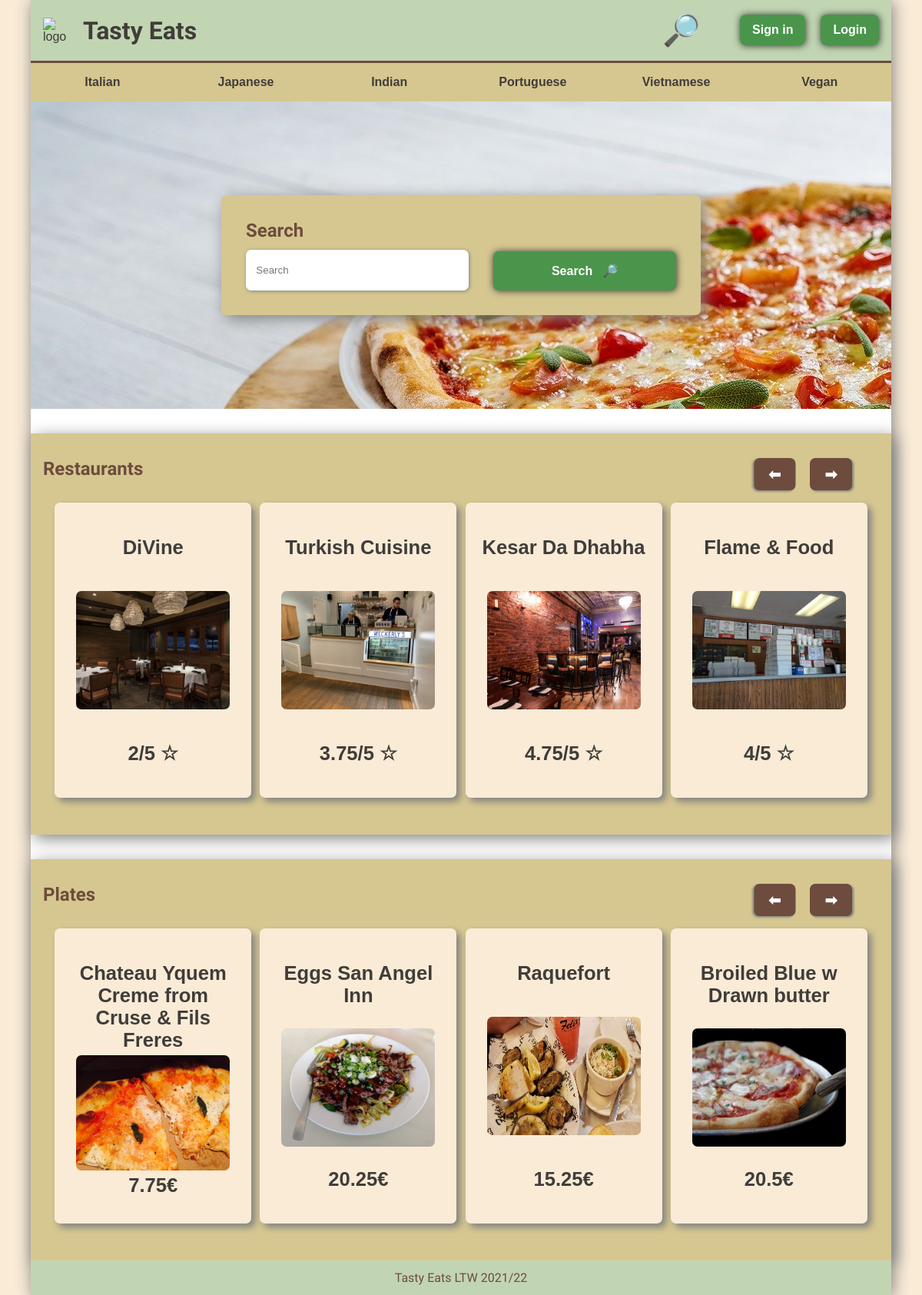
The page / on the database its author committed.
### tables this page shows
CREATE TABLE Restaurant (
	RestaurantID INTEGER PRIMARY KEY,
	Name VARCHAR NOT NULL,
	phone VARCHAR NOT NULL,
	Address VARCHAR NOT NULL,
	Category VARCHAR NOT NULL,
	Description VARCHAR NOT NULL
);

CREATE TABLE Dish (
	DishID INTEGER PRIMARY KEY,
	Name VARCHAR NOT NULL,
	Price VARCHAR NOT NULL,
	Category VARCHAR
);

### index.php (called while the page is built)
<?php
include_once("templates/common.tpt.php");
include_once("templates/plates_carrossel.tpt.php");
include_once("templates/restaurants_carrossel.tpt.php");
include_once("templates/search.tpt.php");
require_once("database/connection.php");
require_once("database/restaurant.class.php");
$db = getDatabaseConnection();
$restaurants = Restaurant::getRandomRestaurants($db, 4);
$dishes = Dish::getRandomDishes($db, 4);
output_header();
drawSearchScreen();
drawRestaurantsCarrossel($db, $restaurants);
drawPlatesCarrossel($dishes);
output_footer();

### database/restaurant.class.php (called while the page is built, shortened)
<?php
class Dish
{
    public function __construct(int $id, string $name, string $price, string $category)
    {
        $this->id = $id;
        $this->name = $name;
        $this->price = $price;
    }
    public static function getRandomDishes(PDO $db, int $limit): array
    {
        $dishes = [];
        $stmt = $db->prepare('
            SELECT *
            FROM Dish
            ORDER BY RANDOM()
            LIMIT ?
        ');
        $stmt->execute(array($limit));
        $arr = $stmt->fetchAll();
        foreach ($arr as $dish) {
            array_push($dishes, new Dish(
                (int)$dish['DishID'],
                $dish['Name'],
                $dish['Price'],
                $dish['Category']
            ));
        }
        return $dishes;
    }
}
class Restaurant
{
    public int $id;
    public function __construct(int $id, string $name, string $address, string $phone, string $category, string $description)
    {
        $this->id = $id;
        $this->name = $name;
        $this->address = $address;
        $this->category = $category;
    }
    public static function getRandomRestaurants(PDO $db, int $limit): array
    {
        $restaurants = [];
        $stmt = $db->prepare('
            SELECT *
            FROM Restaurant
            ORDER BY RANDOM()
            LIMIT ?
        ');
        $stmt->execute(array($limit));
        $arr = $stmt->fetchAll();
        foreach ($arr as $restaurant) {
            array_push($restaurants, new Restaurant(
                (int)$restaurant['RestaurantID'],
                $restaurant['Name'],
                $restaurant['Address'],
                $restaurant['phone'],
                $restaurant['Category'],
                $restaurant['Description']
            ));
        }
        return $restaurants;
    }
    public function getMediumScore(PDO $db): float
    {
        $medium = 0;
        $count = 0;
        $stmt = $db->prepare('
            SELECT Score
            FROM Restaurant LEFT JOIN Review on (Restaurant.RestaurantID = Review.RestaurantID)
            WHERE Restaurant.RestaurantID = ?
        ');
        $stmt->execute(array($this->id));
        $arr = $stmt->fetchAll();
        foreach ($arr as $score) {
            $medium += $score['Score'];
            $count++;
        }
        return (float)number_format((float)$medium / (float)$count, 2, '.', '');
    }
}

### templates/restaurants_carrossel.tpt.php (the view, shortened to what this page needs)
<?php
function drawRestaurantsCarrossel(PDO $db,array $restaurants, bool $showNav = true)
{
?>
    <article class="carrosel container">
        <h2>Restaurants</h2>
        <?php if ($showNav) { ?>
            <div class="carrosel_nav">
                <button style="  transform: scale(-1, 1);">&#10145;</button>
                <button>&#10145;</button>
            </div>
        <?php } ?>
        <div class="img_carrosel">
            <?php foreach ($restaurants as $restaurant) { ?>
                <a href=<?= "restaurant.php?id=" . $restaurant->id ?>>
                    <div class="card_item">
                        <div class="card_face_front">
                            <p><?= $restaurant->name ?></p>
                            <img src="docs/restaurant/<?= $restaurant->id ?>.jpg" width="200" height="154" alt="pizza">
                            <p><?=$restaurant->getMediumScore($db)?>/5 &star;</p>
                        </div>
                        <div class="card_face_back">
                            <p> <?= $restaurant->address ?> </p>
                            <p><?= $restaurant->phone ?></p>
                            <p class="link_button"><?= $restaurant->category  ?></p>
                        </div>
                    </div>
                </a>
            <?php } ?>
        </div>
    </article>
<?php }
?>

### templates/common.tpt.php (shortened to what this page needs)
<?php
function output_header()
{ ?>
    <!DOCTYPE html>
    <html lang="en">
    <head>
        <link rel="stylesheet" href="css/style.css">
        <link rel="stylesheet" href="css/responsive.css">
        <link rel="stylesheet" href="css/cart.css">
        <link rel="stylesheet" href="css/forms.css">
        <link rel="stylesheet" href="css/plate.css">
        <link rel="stylesheet" href="css/restaurant.css">
        <link rel="stylesheet" href="css/user.css">
        <link rel="stylesheet" href="css/perfil_infos.css">
        <link rel="stylesheet" href="css/card_flip.css">
    </head>
    <body>
        <header>
            <a href="index.php"><img src="docs/logo.jpg" width="50" height="50" alt="logo"></a>
            <h1 id="logo_name"><a href="index.php">Tasty Eats</a></h1>
            <span><a id="header_search" href="index.php">&#128270;</a></span>
            <?php if (!isset($_SESSION['user'])) { ?>
                <div id="header_signup">
                    <a class="link_button" href="register.php">Sign in</a>
                    <a class="link_button" href="login.php">Login</a>
                </div>
            <?php } else {
                $user = unserialize($_SESSION['user']);
            ?>
                <span><a id="header_cart" href="cart.php">&#x1f6d2;</a></span>
                <a id="header_avatar" href="user.php"><img src="docs/user.png" alt="logo"></a>
            <?php } ?>
        </header>
        <nav id="navbar">
            <ul>
                <li><a href="index.php">Italian</a></li>
                <li><a href="index.php">Japanese</a></li>
                <li><a href="index.php">Indian</a></li>
                <li><a href="index.php">Portuguese</a></li>
                <li><a href="index.php">Vietnamese</a></li>
                <li><a href="index.php">Vegan</a></li>
            </ul>
        </nav>
        <main>
        <?php } ?>
        <?php
        function output_footer()
        { ?>
        </main>
        <footer>
            <p>Tasty Eats LTW 2021/22</p>
        </footer>
    </body>
    </html>
<?php } ?>

### templates/search.tpt.php (shortened to what this page needs)
<?php
function drawSearchScreen()
{
?>
    <section class="search">
        <form class="container search_box">
            <h2>Search</h2>
            <input type="search" name="search" autofocus placeholder="Search">
            <input type="submit" class="link_button" value="Search   &#128270;">
        </form>
    </section>
<?php } ?>

### templates/plates_carrossel.tpt.php (shortened to what this page needs)
<?php
function drawPlatesCarrossel(array $plates, bool $showNav = true)
{
?>
    <article class="carrosel container">
        <h2>Plates</h2>
        <?php if ($showNav) { ?>
            <div class="carrosel_nav">
                <button style="  transform: scale(-1, 1);">&#10145;</button>
                <button>&#10145;</button>
            </div>
        <?php } ?>
        <div class="img_carrosel">
            <?php foreach ($plates as $dish) { ?>
                <a href=<?= "plate.php?id=" . $dish->id ?>>
                    <div class="card_item">
                        <div class="card_face_front">
                            <p><?= $dish->name ?></p>
                            <img src="docs/food/<?= $dish->id ?>.jpg" width="200" height="154" alt="pizza">
                            <p><?= $dish->price . "€" ?></p>
                        </div>
                        <div class="card_face_back">
                            <p> BACK SIDE INFO </p>
                            <p><?= $dish->price . "$" ?></p>
                        </div>
                    </div>
                </a>
            <?php } ?>
        </div>
    </article>
<?php } ?>

### css/style.css (style rules this page uses)
:root { --accent_color: #4a954b; --light_color: #c1d5b2; --bg_color: #d6c790; --light_bg_color: #faebd7; --title_color: #6d4c3d; --text_color: #403d39; --logo_font: 'Krona One', sans-serif; --header_font: 'Iceberg', cursive; --text_font: Tahoma, Verdana, sans-serif; }
* { margin: 0; padding: 0; }
html { scroll-behavior: smooth; background-color: var(--light_bg_color); }
body { width: 100%; max-width: 70em; margin: 0 auto; box-shadow: 2px 2px 20px grey; background-color: white; }
p, a { color: var(--text_color); font-family: var(--text_font); text-decoration: none; transition: 0.2s ease-out; }
h1, h2, h3, h4, h5, h6 { color: var(--title_color); font-family: var(--header_font); }
header { display: grid; background-color: var(--light_color); grid-template-columns: 0.5fr 9fr 1fr auto auto; grid-template-areas: "logo" "name" "search" "cart" "avatar"; padding: 1em; align-items: center; }
header>h1 a { margin-left: 0.3em; font-family: var(--header_font); }
header a.link_button { padding: 0.7em 1em; margin-left: 1em; }
header a#header_search { font-weight: bolder; font-size: 2.5em; }
#navbar { border-top: 0.2em solid var(--title_color); }
#navbar li { background-color: var(--bg_color); text-align: center; list-style-type: none; padding: 1em 0; font-weight: bold; transition: 0.2s ease-out; }
#navbar li a { color: var(--text_color); font-family: var(--text_font); }
#navbar ul { display: flex; flex-direction: row; }
#navbar li { display: block; flex: 1; }
.search { display: grid; height: 25em; background-image: url("../docs/pizza.jpg"); }
.search_box { display: grid; grid-template-columns: 2; grid-template-rows: 2; margin: auto; padding: 2em; width: 70%; max-width: 35em; }
.search_box input[type="search"] { grid-column: 1; padding: 1.2em 1em; border-radius: 7px; border-width: 0; margin-top: 0.8em; box-shadow: 1px 1px 5px grey; }
.search_box input[type="submit"] { margin-top: 0.8em; grid-column: 2; margin-left: 2em; max-width: 15em; }
footer { padding: 0.8em; text-align: center; background-color: var(--light_color); }
footer>p { font-family: var(--logo_font); color: var(--title_color) }
.container { padding: 2em; background-color: var(--bg_color); box-shadow: 5px 5px 20px grey; border-radius: 7px; }
.link_button { box-shadow: 0.5px 0.5px 10px #333; font-size: 0.7em; padding: 1em 2em; background-color: var(--accent_color); border-radius: 7px; font-size: 1rem; color: white; font-weight: bold; border-width: 0; transition: 0.2s ease-out; }

### css/card_flip.css (style rules this page uses)
.carrosel { display: grid; grid-template-rows: 2; grid-template-columns: 9fr 1fr; padding: 2em 1em; margin-top: 2em; border-radius: 0; }
.img_carrosel { grid-column: 1/3; display: flex; flex: 1 1 40em; flex-wrap: wrap; justify-content: center; gap: 0.3em; }
article .carrosel_nav { display: flex; margin-right: 2.2em; }
article .carrosel_nav button { font-weight: bold; font-size: larger; color: white; border-width: 0; background-color: var(--title_color); padding: 0.5em 1em; margin-left: 1em; border-radius: 7px; box-shadow: 2px 1.5px 3px grey; }
.img_carrosel .card_item img { display: block; border-radius: 7px; margin: auto; }
.img_carrosel .card_item { margin: 1em 0.2em; background-color: var(--light_bg_color); padding: 1em; color: white; width: 14em; height: 22em; display: flex; flex-direction: column; justify-content: center; align-items: center; }
.img_carrosel .card_item p { font-size: 1.6em; font-weight: bold; margin: 0.2em; text-align: center; }
.card_item { grid-column: 1/3; border-radius: 7px; cursor: pointer; transition: 1s ease-in-out; transform-style: preserve-3d; position: relative; box-shadow: 5px 5px 10px grey; }
.card_item>* { position: absolute; height: 80%; width: 90%; overflow: hidden; -webkit-backface-visibility: hidden; backface-visibility: hidden; transition: 1s ease-in-out; display: flex; flex-direction: column; align-items: center; justify-content: space-between; }
.card_face_front { transform: rotateY(0turn); z-index: 2; }
.card_face_back { transform: rotateY(0.5turn); transition: 0s; z-index: 1; }
.card_item .link_button { padding: 0.4em; }

### rows shown on the page
restaurant: Name "DiVine", shows a picture, MediumScore "2", Address "99604 Lee Extension Apt.…", Category "Chinese"
restaurant: Name "Turkish Cuisine", shows a picture, MediumScore "3.75", Address "09939 Jeffrey Passage East…", Category "Polish"
restaurant: Name "Kesar Da Dhabha", shows a picture, MediumScore "4.75", Address "PSC 8452, Box 8722 APO AA…", Category "Vegetarian"
restaurant: Name "Flame & Food", shows a picture, MediumScore "4", Address "USNV Sparks FPO AE 15665", Category "Mediterranean"
dish: Name "Chateau Yquem Creme from Cruse & Fils Freres", shows a picture, Price "7.75"
dish: Name "Eggs San Angel Inn", shows a picture, Price "20.25"
dish: Name "Raquefort", shows a picture, Price "15.25"
dish: Name "Broiled Blue w Drawn butter", shows a picture, Price "20.5"
